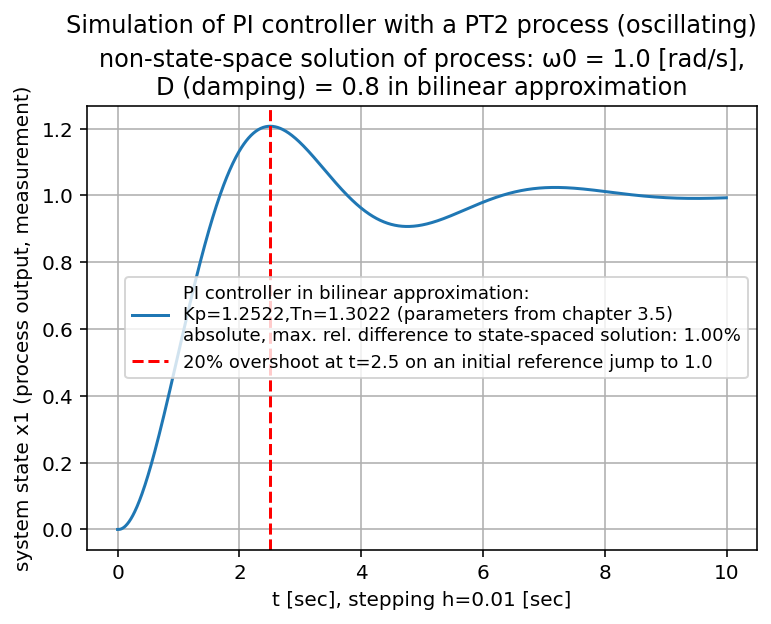

This chart was generated by the following Python code:
# -*- coding: utf-8 -*-
"""
2025-02-25

3.5e5_PI-control-loop_with_2nd_order_lag_process_bilinear.py


Based on programs:
    3.5e3_PI-control-loop_with_2nd_order_lag_process_Euler_backward.py


tests: OK, but worse than Euler forward or Euler backward control loop:

  absolute, maximum relative difference of bilinear PI controller - state-space solution: 0.996544%
  
  The original difference equation for the bilinear transform of the PT2 term
  leads to a significantly right-shifted step response and thus much worse result!
  (with an abs., max., rel. difference of 18.3% !!)
  So, I did a trick! See below.


ideas:
    1/ Computer-Simulation von Regelungen - book, 1999, E.-G. Feindt: chapter 3.1...3.5
    2/ Discrete Time Control Systems, Lino Guzzella, 2013

"""

import numpy as np
import matplotlib.pyplot as plt
from matplotlib import font_manager


# ini values:
tstart = 0.0
h = 0.01  # delta t

BOUND = False  # True = bounded controller output (for dead time process)
U_MAX = 2.0   # absolute; org 2.0

ANTIWINDUPACTION = False

# PT2 process coefficients from: 3.5_PI-control-loop_with_2nd_order_lag_process.py
b0 = 1.3
a0 = 1.0
a1 = 1.6
# numerator polynomial:   b0
# denominator polynomial: s² + a1*s + a0
#  a1 = 2*D*ω0, a0 = ω0² (natural angular frequency, squared)
#  => ω0 = 1.0/sec, D = 0.8, which is underdamped
omega0 = np.sqrt(a0)
D = a1 / 2.0 / omega0
# PI controller parameters from book:
Kp = 1.2522
Tn = 1.3022


STEPS = 1000
tstop = STEPS * h + tstart
t = np.arange(tstart,tstop,h)


w_1 = 1.0  # jump of reference value at t = 0

# transient disturbance:
t_dist_start_t = 15.0
t_dist_stop_t  = 17.0
t_dist_start   = t_dist_start_t / h
t_dist_stop    = t_dist_stop_t / h
DIST_VAL = 0.01


SIGMA = 0.0035  # sigma of noisy measurement
x1_noise = 1.0 + np.random.normal(0.0, SIGMA, STEPS)


###############################
#
# PI algorithm of bilinear approximated controller:
x1_bilin = np.zeros([STEPS])    # measurement
control_error = np.zeros([STEPS])
u_bilin = np.zeros([STEPS])  # controller output

for k in range(1,STEPS):

    control_error[k] = w_1 - x1_bilin[k]

    # bilinear-PI controller:
    u_bilin[k] = 1/(2.0*Tn)*(Kp*(2.0*Tn + h)*control_error[k]\
                             + Kp*(h - 2.0*Tn)*control_error[k-1]\
                             + 2.0*Tn*u_bilin[k-1])

    # process:
    if k < STEPS-1:
        # bilinear approximation of
        # process transfer function G(s) = b0 / (s**2 + a1*s + a0)
        # ...
        x1_bilin[k+1] = 1/(a0*h**2.0 + 2*a1*h + 4.0) *\
                        (b0*h**2.0*(u_bilin[k] + 2.0*u_bilin[k-1] + u_bilin[k-2])\
                        - (2.0*a0*h**2.0 - 8.0) * x1_bilin[k]\
                        - (a0*h**2.0 - 2.0*a1*h + 4.0) * x1_bilin[k-1])
        # attention: x1_bilin[k+1]
        #   <==> u_bilin[k], which is shifted in sync with u_bilin[k+1]
        #        according to the original difference equation!!

        # x1_bilin[k+1] = x1_bilin[k+1] * x1_noise[k+1]

        # transient disturbance:
        # if t_dist_start <= k <= t_dist_stop:
            # x1_bilin[k+1] += DIST_VAL



# compare with the original state space solution from book's ch.3.5:
#
x1ss = np.zeros([STEPS])
x2ss = np.zeros([STEPS])
x3ss = np.zeros([STEPS])

def DIFF_EQU(x_1, x_2, x_3):
    '''
    calculate f1,f2,f3: first order ODE's
    '''
    u_   = Kp * (w_1 - x_1 + x_3/Tn)  # controller output

    f1  = x_2
    f2  = b0 * u_ - a0 * x_1 - a1 * x_2  # PT2 term
    f3  = w_1 - x_1
    return f1, f2, f3

# system simulation loop:
for k in range(1,STEPS):
    # using Runge–Kutta method:
    x1_ = x1ss[k-1]
    x2_ = x2ss[k-1]
    x3_ = x3ss[k-1]
    f1_, f2_, f3_ = DIFF_EQU(x1_, x2_, x3_)

    k1 = h * f1_
    l1 = h * f2_
    m1 = h * f3_
    x1_ = x1ss[k-1] + k1 / 2.0
    x2_ = x2ss[k-1] + l1 / 2.0
    x3_ = x3ss[k-1] + m1 / 2.0
    f1_, f2_, f3_ = DIFF_EQU(x1_, x2_, x3_)

    k2 = h * f1_
    l2 = h * f2_
    m2 = h * f3_
    x1_ = x1ss[k-1] + k2 / 2.0
    x2_ = x2ss[k-1] + l2 / 2.0
    x3_ = x3ss[k-1] + m2 / 2.0
    f1_, f2_, f3_ = DIFF_EQU(x1_, x2_, x3_)

    k3 = h * f1_
    l3 = h * f2_
    m3 = h * f3_
    x1_ = x1ss[k-1] + k3 / 2.0
    x2_ = x2ss[k-1] + l3 / 2.0
    x3_ = x3ss[k-1] + m3 / 2.0
    f1_, f2_, f3_ = DIFF_EQU(x1_, x2_, x3_)

    k4 = h * f1_
    l4 = h * f2_
    m4 = h * f3_
    x1_ = x1ss[k-1] + (k1 + 2.0*k2 + 2.0*k3 + k4) / 6.0
    x2_ = x2ss[k-1] + (l1 + 2.0*l2 + 2.0*l3 + l4) / 6.0
    x3_ = x3ss[k-1] + (m1 + 2.0*m2 + 2.0*m3 + m4) / 6.0

    x1ss[k] = x1_
    x2ss[k] = x2_
    x3ss[k] = x3_
# end of compare with the original state space solution from book ch.3.5


# bilinear PI controller - original state-space solution:
max_rel_diff_x1_bilin = max(abs(x1_bilin - x1ss))


plt.suptitle('Simulation of PI controller with a PT2 process (oscillating)', y = 1.04)
plt.title(f'non-state-space solution of process: ω0 = {omega0} [rad/s],\
\nD (damping) = {D} in bilinear approximation', y = 1.0)


plt.plot(t,x1_bilin, label=f'PI controller in bilinear approximation:\
\nKp={Kp:.4f},Tn={Tn:.4f} (parameters from chapter 3.5)\
\nabsolute, max. rel. difference to state-spaced solution: {max_rel_diff_x1_bilin:.2%}')


plt.xlabel(f't [sec], stepping h={h} [sec]')
plt.ylabel('system state x1 (process output, measurement)')

plt.axvline(2.5, color='r', label =\
f'20% overshoot at t=2.5 on an initial reference jump to {w_1}', ls = '--')

font = font_manager.FontProperties(size=9)
# plt.legend(loc="upper right", prop=font)
plt.legend(prop=font)

plt.grid()
plt.show()


print("\nmin(u_bilin)=",min(u_bilin))
print("max(u_bilin)=",max(u_bilin))

print(f'\nabsolute, maximum relative difference of \
bilinear PI controller - state-space solution: {max_rel_diff_x1_bilin:.6%}')

# end of 3.5e5_PI-control-loop_with_2nd_order_lag_process_bilinear.py
